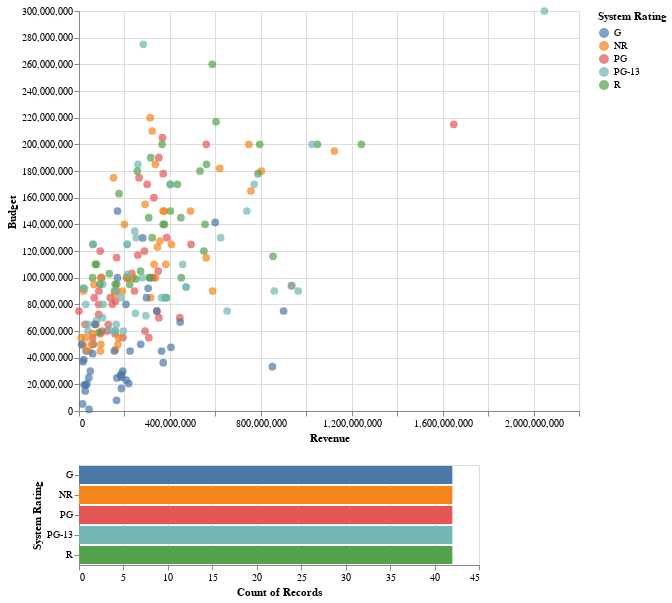

Notebook cell for this chart:
### Code cell
#scatter graph
brush = alt.selection(type='interval')# to reate the selction box
points=alt.Chart(dataframe2).mark_circle(size=60).encode(
    x="Revenue:Q",# x-axis
    y='Budget',# y-axis
    color='System Rating', # color based on system rating put into category
    # interactive when the pionts are hovered the name, budget, revenue and system rating shows up
    tooltip=['Name','System Rating','Budget of Movie','Revenue of Movie']
).properties(height=400,width=500).add_selection(brush)# the size of graph

# histogram chart
bars=alt.Chart(dataframe2).mark_bar().encode(
        y='System Rating:N',# y-axis
        color='System Rating:N',# color put into groups based on system ratings
        x='count(Revenue):Q').transform_filter(brush)# x-axis
points&bars# graphs combined together

### Figure 1 — Vega-Lite specification as saved in the notebook (floating-point values rounded to 4 significant figures; data arrays with more than 128 entries replaced by an {"elided": "..."} marker saying what was removed)
{"config": {"view": {"continuousWidth": 400, "continuousHeight": 300}}, "vconcat": [{"mark": {"type": "circle", "size": 60}, "encoding": {"color": {"type": "nominal", "field": "System Rating"}, "tooltip": [{"type": "nominal", "field": "Name"}, {"type": "nominal", "field": "System Rating"}, {"type": "nominal", "field": "Budget of Movie"}, {"type": "nominal", "field": "Revenue of Movie"}], "x": {"type": "quantitative", "field": "Revenue"}, "y": {"type": "quantitative", "field": "Budget"}}, "height": 400, "selection": {"selector001": {"type": "interval"}}, "width": 500}, {"mark": "bar", "encoding": {"color": {"type": "nominal", "field": "System Rating"}, "x": {"type": "quantitative", "aggregate": "count", "field": "Revenue"}, "y": {"type": "nominal", "field": "System Rating"}}, "transform": [{"filter": {"selection": "selector001"}}]}], "data": {"name": "data-0db90a45d973a9622e42938375591aef"}, "$schema": "https://vega.github.io/schema/vega-lite/v4.8.1.json", "datasets": {"data-0db90a45d973a9622e42938375591aef": {"elided": "210 records"}}}
